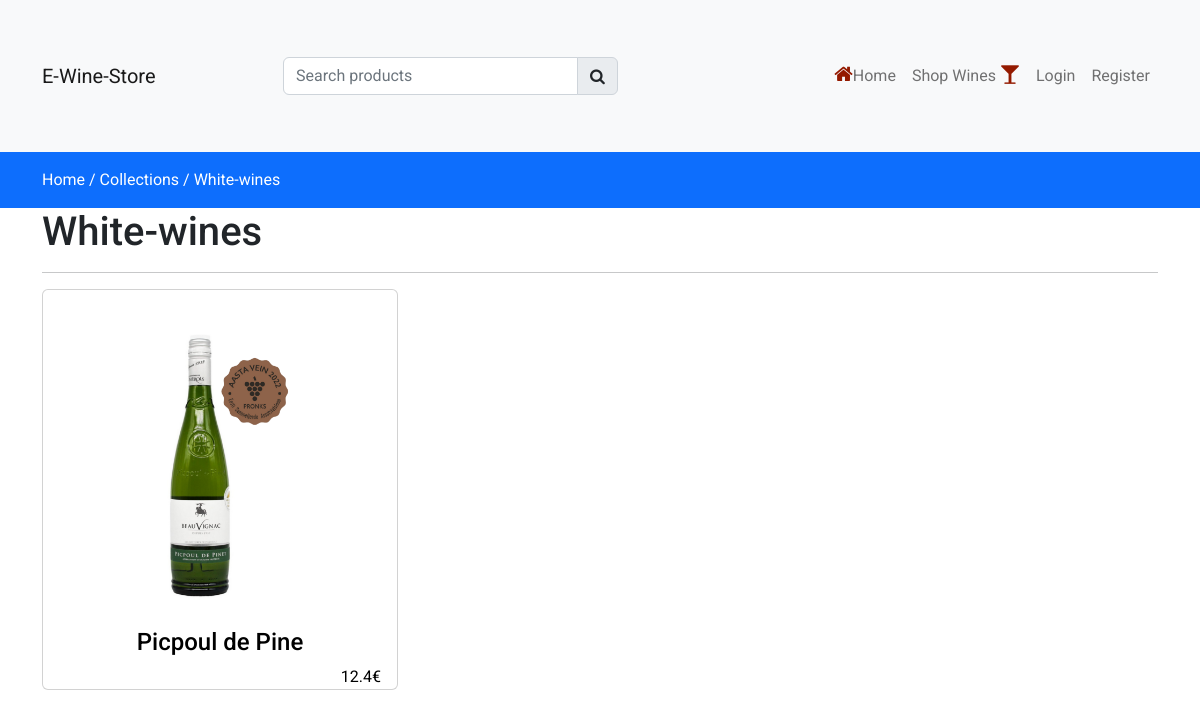
The app's page /collections/White-wines, older data.
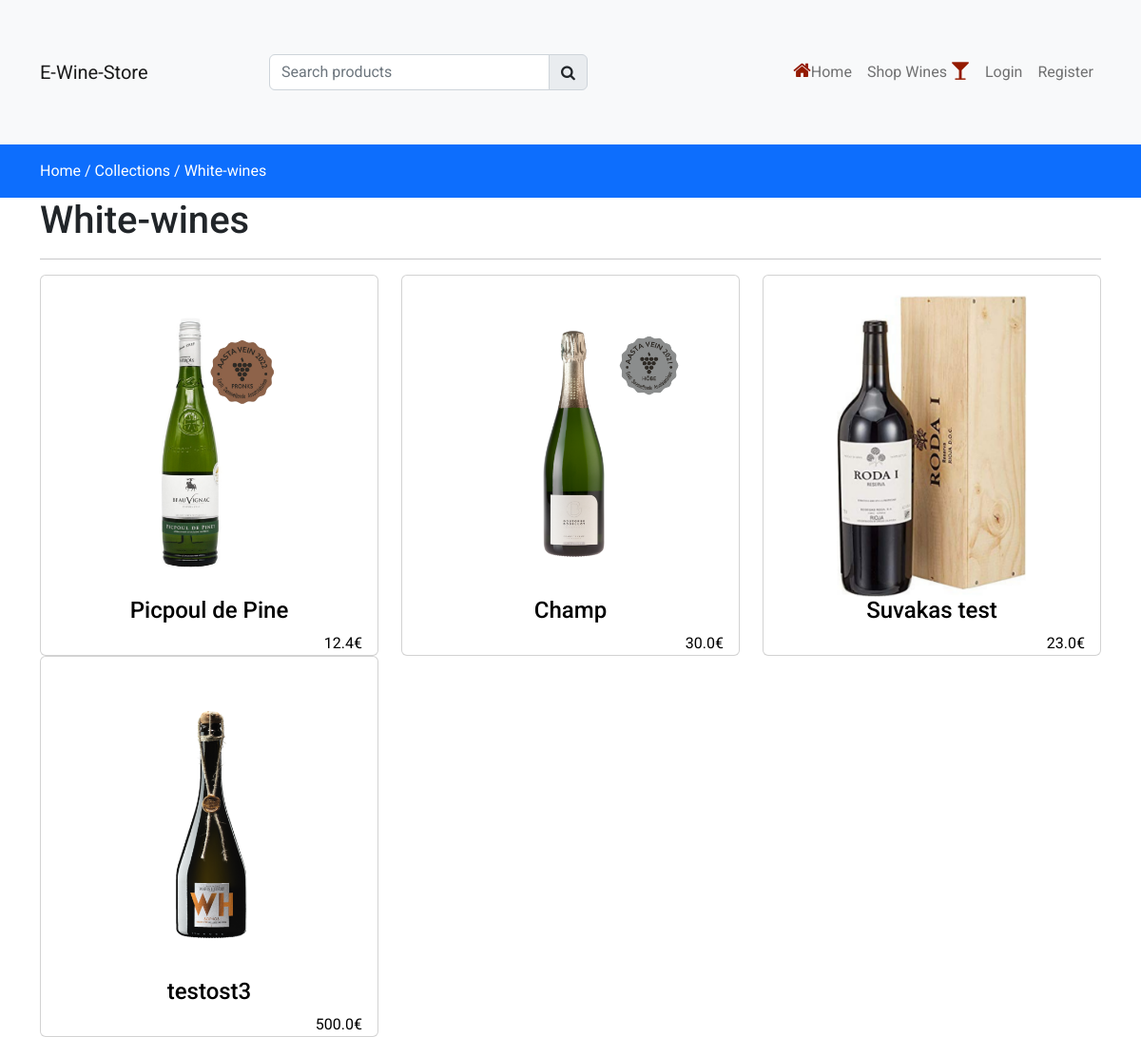
The same page, newer data.
### store/models.py (models this page shows, shortened)
class Category(models.Model):
    slug = models.CharField(max_length=150, null=False, blank=False)
    name = models.CharField(max_length=150, null=False, blank=False)
    image = models.ImageField(upload_to=get_file_path, null=True, blank=True)
    description = models.TextField(max_length=500, null=False, blank=False)
    status = models.BooleanField(default=False, help_text="0=default, 1=Hidden")
    trending = models.BooleanField(default=False, help_text="0=default, 1=Trending")
    meta_title = models.CharField(max_length=150, null=False, blank=False)
    meta_keywords = models.CharField(max_length=150, null=False, blank=False)
    meta_description = models.CharField(max_length=500, null=False, blank=False)
    created_at = models.DateTimeField(auto_now=True)

class Product(models.Model):
    category = models.ForeignKey(Category, on_delete=models.CASCADE)
    slug = models.CharField(max_length=150, null=False, blank=False)
    name = models.CharField(max_length=150, null=False, blank=False)
    product_image = models.ImageField(upload_to=get_file_path, null=True, blank=True)
    small_description = models.CharField(max_length=500, null=False, blank=False)
    quantity = models.IntegerField(null=False, blank=False)
    description = models.TextField(max_length=500, null=False, blank=False)
    original_price = models.FloatField(null=False, blank=False)
    selling_price = models.FloatField(null=False, blank=False)
    status = models.BooleanField(default=False, help_text="0=default, 1=Hidden")
    trending = models.BooleanField(default=False, help_text="0=default, 1=Trending")
    tag = models.CharField(max_length=150, null=False, blank=False)
    meta_title = models.CharField(max_length=150, null=False, blank=False)
    meta_keywords = models.CharField(max_length=150, null=False, blank=False)
    meta_description = models.CharField(max_length=500, null=False, blank=False)
    created_at = models.DateTimeField(auto_now=True)

### store/views.py (the view)
# urls.py: path('collections/<str:slug>', views.collectionsview, name="collectionsview"),
def collectionsview(request, slug):
    if (Category.objects.filter(slug=slug, status=0)):
        products = Product.objects.filter(category__slug=slug)
        category = Category.objects.filter(slug=slug).first()
        context = {'products': products, 'category': category}
        return render(request, "store/products/index.html", context)
    else:
        messages.warning(request, "No such category found")
        return redirect('collections')

### store/templates/store/products/index.html
{% extends 'store/layouts/main.html' %}
{% block content %}
<div class="py-3 bg-primary">
     <div class="container">
      <a class="text-white" href="{% url 'home' %}"> Home /</a>
      <a class="text-white" href="{% url 'collections' %}"> Collections /</a>
      <a class="text-white" href="{% url 'collectionsview' category.slug %}"> {{ category.name }} </a>
  </div>
</div>
<div class="container">
    <div class="row">
        <div class="col-md-12">
            <h1>{{ category.name }} </h1>
            <hr>
            <div class="row">
            {% for item in products %}
                <div class="col-md-4">
                    <div class="card">
                      <a href="{% url 'productview' item.category.slug item.slug %}">
                        <div class="card-body">
                            <div class="category-images">
                                <img src="{{ item.product_image.url }}" alt="Product image" class="w-100"/>
                            </div>
                            <h4 class="text-center">{{ item.name }} </h4>
                            <span class="float-end">{{ item.selling_price  }}€</span>
                        </div>
                      </a>
                   </div>
                </div>
            {% endfor %}
        </div>
    </div>
</div>
</div>
{% endblock content %}

### store/templates/store/layouts/main.html (shortened to what this page needs)
{% load static %}
<!doctype html>
<html lang="en">
  <head>
    <link href="https://cdn.jsdelivr.net/npm/bootstrap@5.2.0/dist/css/bootstrap.min.css" rel="stylesheet">
    <link rel="stylesheet" href="https://stackpath.bootstrapcdn.com/font-awesome/4.7.0/css/font-awesome.min.css">
    <link href="{% static 'css/custom.css' %}" rel="stylesheet"/>
    <link href="{% static 'css/owl.carousel.min.css' %}" rel="stylesheet"/>
    <link href="{% static 'css/owl.theme.default.min.css' %}" rel="stylesheet"/>
    <link rel="stylesheet" href="//code.jquery.com/ui/1.13.2/themes/base/jquery-ui.css">
    <link rel="stylesheet" href="//cdn.jsdelivr.net/npm/alertifyjs@1.13.1/build/css/alertify.min.css"/>
    <link rel="stylesheet" href="//cdn.jsdelivr.net/npm/alertifyjs@1.13.1/build/css/themes/default.min.css"/>
  </head>
  <body>
    {% include 'store/inc/navbar.html' %}
    {% block content %}
    {% endblock content %}
  </body>
</html>

### store/templates/store/inc/navbar.html (shortened to what this page needs)
<nav class="navbar navbar-expand-lg bg-light">
  <div class="container">
    <a class="navbar-brand" href="/">E-Wine-Store</a>
      <div class="search-bar">
       <form action="{% url 'searchproduct' %}" method="POST">
           <div class="input-group ">
            <input type="search" required class="form-control" name="productsearch" id="searchproducts" placeholder="Search products" >
            <button type="submit" class="input-group-text" > <i class="fa fa-search" ></i> </button>
           </div>
        </form>
      </div>
    <div class="py-5 collapse navbar-collapse" id="navbarNav">
      <ul class="navbar-nav ms-auto">
        <li class="nav-item">
          <a class="nav-link {% if request.resolver_match.url_name == 'home' %}active{% endif %} " aria-current="page" href="{% url 'home' %}"><i class="fa fa-home" style="font-size:20px;color:#941A00"></i>Home</a>
        </li>
        <li class="nav-item">
          <a class="nav-link  {% if request.resolver_match.url_name == 'collections' %}active{% endif %} " href="{% url 'collections' %}">Shop Wines <i class="fa fa-glass" style="font-size:20px;color:#941A00"></i> </a>
        </li>
        {% if request.user.is_authenticated %}
          <li class="nav-item">
          <a class="nav-link  {% if request.resolver_match.url_name == 'cart' %}active{% endif %}  " aria-current="page" href="{% url 'cart' %}">Cart<i class="fa fa-shopping-cart" style="font-size:20px;color:#941A00"></i></a>
        </li>
          <li class="nav-item">
          <a class="nav-link  {% if request.resolver_match.url_name == 'wishlist' %}active{% endif %}  " aria-current="page" href="{% url 'wishlist' %}">Wishlist <i class="fa fa-heart" style="font-size:20px;color:#941A00"></i></a>
        </li>
        <li class="nav-item">
         <li class="nav-item dropdown">
          <a class="nav-link dropdown-toggle" href="#" role="button" data-bs-toggle="dropdown" aria-expanded="false">
           <i class="fa fa-user-circle" style="font-size:25px;color:#941A00"></i> {{ request.user }}
          </a>
          <ul class="dropdown-menu">
            <li><a class="dropdown-item" href="{% url 'myorders' %}">My orders</a></li>
            {% comment %}<li><a class="dropdown-item" href="#">Another action</a></li{% endcomment %}
            <li><hr class="dropdown-divider"></li>
            <li><a class="dropdown-item" href="{% url 'logout' %}">Logout</a></li>
          </ul>
        </li>
        {% else %}
            <li class="nav-item">
              <a class="nav-link {% if request.resolver_match.url_name == 'loginpage' %}active{% endif %} " href="{% url 'loginpage' %}">Login</a>
            </li>
             <li class="nav-item">
              <a class="nav-link {% if request.resolver_match.url_name == 'register' %}active{% endif %}" href="{% url 'register' %}">Register</a>
            </li>
        {% endif %}
      </ul>
    </div>
  </div>
</nav>

### static/css/custom.css (style rules this page uses)
.search-bar { width: 30% !important; margin-left:10%; }

### store/templates/store/layouts/main.html (style rules this page uses)
* { font-family: 'Roboto', sans-serif; }
a { text-decoration: none; color: #000; }

Row changes from the older to the newer data that the page shows:
added Product: product_image (picture), name "Champ", selling_price "30.0"
added Product: product_image (picture), name "Suvakas test", selling_price "23.0"
added Product: product_image (picture), name "testost3", selling_price "500.0"
